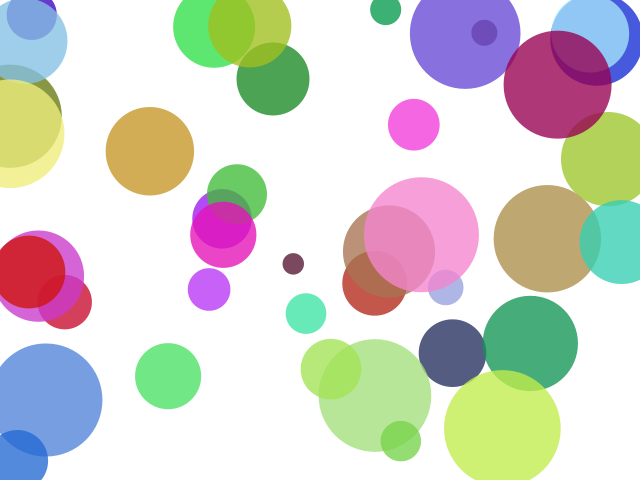
Frame 1 (no input)
Frame 60 (the mouse pressed at the canvas centre just before this capture): identical to frame 1, image omitted
Frame 120 (the mouse held since frame 60 and released just before this capture): identical to frame 1, image omitted

The Processing sketch that drew this single still picture (run headless with seeded random() and noise(); from frame 60 on, the mouse is pressed at the canvas centre):

// Processing sketch: Scatterplot_0
// ── Scatterplot_0.pde
Bubble[] bubbles = new Bubble[40];

void setup() {
  size(640, 480);
      
  // plot 5 bubbles
  generateValues();
}

void draw() {
  background(255);
  
  // display bubbles
  for (int i = 0; i < bubbles.length; i++) {
    bubbles[i].display();
  }
  
  // check for mouse over and display label
  for (int i = 0; i < bubbles.length; i++) {
    bubbles[i].onMouseOver();
  }
}

void keyPressed() {
  generateValues();
}

void generateValues() {
  
  for (int i = 0; i < bubbles.length; i++) {
    
    // randomize x y values
    float x = random(width);
    float y = random(height);
            
    color c = color(random(255), random(255), random(255), 200);
    float r = random(10, 60);
    
    bubbles[i] = new Bubble(x, y, r, c);
  }
}

// ── Bubble.pde
class Bubble {
  float x, y, r;
  color c;
  boolean isHovered = false;
 
  Bubble(float x_, float y_, float r_, color c_) {
    x = x_;
    y = y_;
    r = r_;
    c = c_;
  }
  
  void display() {
        
    // set fill
    if (isHovered) {
      fill(0);
    } else {
      fill(c);
    }
    
    noStroke();
    ellipse(x, y, r*2, r*2);
  }
  
  void onMouseOver() {    
    if (dist(mouseX, mouseY, x, y) <= r) {
      isHovered = true;
    } else {
      isHovered = false; 
    }
  }
}
